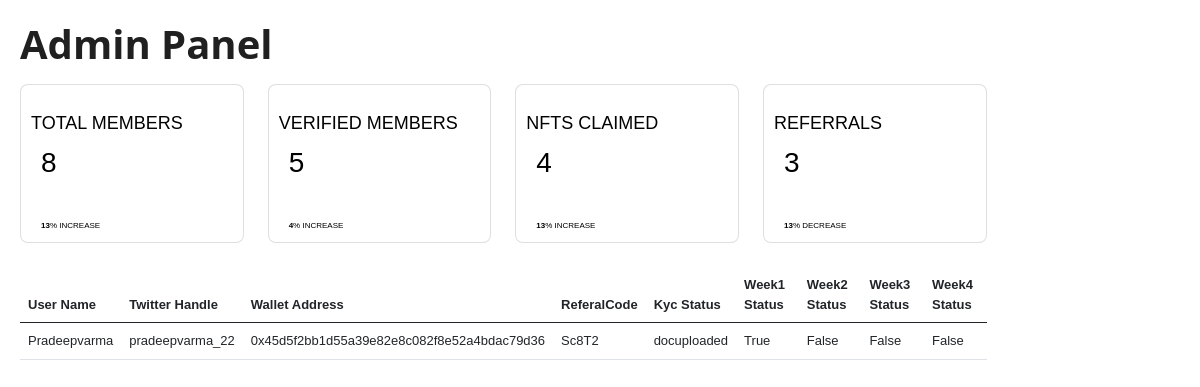
The page /adminpanel/ on the database as committed earlier.
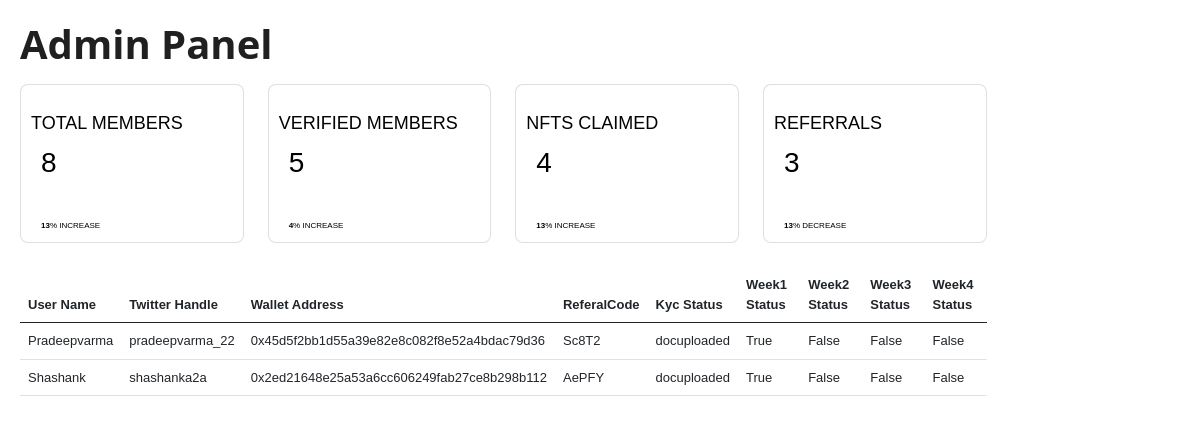
The same page on the database as committed later.
### INDIGGator/models.py (models this page shows, shortened)
class User(models.Model):
    userName = models.CharField(max_length=255,null=False,blank=False)
    twitterHandle= models.CharField(max_length=255,null=True,blank=False)
    walletAddress = models.CharField(max_length=255,null=False,blank=False)
    whoReferedMe = models.CharField(max_length=255,null=True,blank=True)
    myRefrealCode = models.CharField(max_length=255,null=True,blank=True)
    isKycVerified = models.CharField(max_length=255,null=True,blank=True,default="False")

### INDIGGator/views.py (the view)
# urls.py: path('adminpanel/',AdminPanel,name='adminpanel')
def AdminPanel(request):
    if request.POST:
        print('hello')
        print(request.POST.get('admin-address'))
    user = User.objects.all()
    course = courseCompleted.objects.all()
    final_data= []
    for i in course:
        final_data.append([i.user.userName,i.user.twitterHandle,i.user.walletAddress,i.user.myRefrealCode,i.user.isKycVerified,i.isWeek1Completed,i.isWeek2Completed,i.isWeek3Completed,i.isWeek4Completed])
    context={'allUserData':final_data}
    return render(request,'adminpanel.html',context)

### templates/adminpanel.html (shortened to what this page needs)
<!DOCTYPE html>
<html lang="en">
{%  load static %}
<head>
    <link href="https://cdn.jsdelivr.net/npm/bootstrap@5.0.1/dist/css/bootstrap.min.css" rel="stylesheet"
>
</head>
<body>
        <h1>Admin Panel</h1>
        <main role="main" class="col-md-9 ml-sm-auto col-lg-10 my-3">
          <div class="card-list">
            <div class="row">
              <div class="col-12 col-md-6 col-lg-4 col-xl-3 mb-4">
                <div class="card" style="color:black;">
                  <div class="title">total members</div>
                  <div class="value">8</div>
                  <div class="stat"><b>13</b>% increase</div>
                </div>
              </div>
              <div class="col-12 col-md-6 col-lg-4 col-xl-3 mb-4">
                <div class="card" style="color:black;">
                  <div class="title">verified members</div>
                  <div class="value">5</div>
                  <div class="stat"><b>4</b>% increase</div>
                </div>
              </div>
              <div class="col-12 col-md-6 col-lg-4 col-xl-3 mb-4">
                <div class="card" style="color:black;">
                  <div class="title">NFTs claimed</div>
                  <div class="value">4</div>
                  <div class="stat"><b>13</b>% increase</div>
                </div>
              </div>
              <div class="col-12 col-md-6 col-lg-4 col-xl-3 mb-4">
                <div class="card" style="color:black;">
                  <div class="title">Referrals</div>
                  <div class="value">3</div>
                  <div class="stat"><b>13</b>% decrease</div>
                </div>
              </div>
            </div>
          </div>
        <table id="basic-data-table" class="table nowrap" style="width:100%">
            <thead>
              <tr>
                <th>User Name</th>
                <th>Twitter Handle</th>
                <th>Wallet Address</th>
                <th>ReferalCode</th>
                <th>Kyc Status</th>
                <th>Week1 Status</th>
                <th>Week2 Status</th>
                <th>Week3 Status</th>
                <th>Week4 Status</th>
            </tr>
            </thead>
            <tbody>
        {% for i in allUserData %}
        <tr>
            {% for j in i %}
                    <td>{{j}}</td>
            {% endfor %}
        </tr>
        {% endfor %}
    </tbody>
</table>
</body>
</html>

Rows that differ between the two databases and show on the page:
added User: i "Shashank" "shashanka2a" "0x2ed21648e25a53a6cc606249fab27ce8b298b112" "AePFY" "docuploaded"
Other text that changed with them:
new list line: "True False False False"
